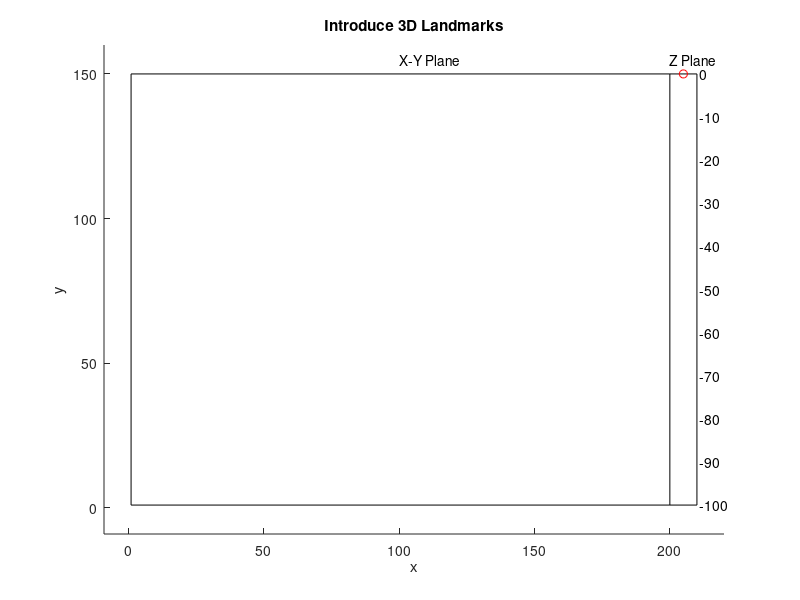

This figure's MATLAB source: (Note: this script raises an error after producing the figure.)
% 3D SLAM with linear KF - Moving vehicle - Relative measurement - Limited
% Sensor Range - Observing (x,v,landmarks) - Landmarks updated once
% observed
%
% A 3 DOF underwater robot is moving along a path detecting some
% motionless landmarks; the position/velocity of the robot and position
% of landmarks are computed by means of Simultaneos Localization and 
% Mapping using a linear Kalman Filter.  
% All the measures are relative to robot position.
% The measuring sensor is limited to a certain range distance.
% Landmarks are updated in the state once observed.
%
% Programmed by Joaquim Salvi

function filter = Slam3D2()

clear all;
NumberTimeStamps = 600;
MapDimension = [1,200;1,150;-100,0];   % X Y Z
MaximumRange = 50;     % Definition of the maximum sensor range 

% INTRODUCE LANDMARKS
figure(1); clf;
title('Introduce 3D Landmarks');
v=[MapDimension(1,1)-10 MapDimension(1,2)+20 MapDimension(2,1)-10 MapDimension(2,2)+10];
axis(v); hold on;
xlabel('x'); ylabel('y');
text((MapDimension(1,2))/2,MapDimension(2,2)+5,'X-Y Plane');
text(MapDimension(1,2)+20-20,MapDimension(2,2)+5,'Z Plane');
plot([MapDimension(1,1); MapDimension(1,1)],[MapDimension(2,1); MapDimension(2,2)],'k-');
plot([MapDimension(1,1); MapDimension(1,2)],[MapDimension(2,1); MapDimension(2,1)],'k-');
plot([MapDimension(1,1); MapDimension(1,2)],[MapDimension(2,2); MapDimension(2,2)],'k-');
plot([MapDimension(1,2); MapDimension(1,2)],[MapDimension(2,1); MapDimension(2,2)],'k-');
plot([MapDimension(1,2); MapDimension(1,2)+10],[MapDimension(2,1); MapDimension(2,1)],'k-');
plot([MapDimension(1,2); MapDimension(1,2)+10],[MapDimension(2,2); MapDimension(2,2)],'k-');
plot([MapDimension(1,2)+10; MapDimension(1,2)+10],[MapDimension(2,1); MapDimension(2,2)],'k-');
stepz = (MapDimension(3,2)-MapDimension(3,1))/10;
stepy = (MapDimension(2,2)-MapDimension(2,1))/10; posy = MapDimension(2,1);
for i=MapDimension(3,1):stepz:MapDimension(3,2)
    st = sprintf('%0d',i);
    text(MapDimension(1,2)+11,posy,st);
    posy = posy + stepy;
end
pin=1; button = 0;
nlandmarks=0; z = 0;
poszx = MapDimension(1,2)+5;
poszy = MapDimension(2,2);
plot(poszx,poszy,'ro');
% Get input landmarks graphically, click right button to finish
while button ~= 3
   [x,y,button]=ginput(1);
   pin= ~isempty(x);
   if pin && button ~= 3
       if x > MapDimension(1,1) && x < MapDimension(1,2) && y > MapDimension(2,1) && y < MapDimension(2,2) 
          nlandmarks = nlandmarks+1;
          plot(x,y,'r*'); st = sprintf('%0d',round(z)); text(x+2,y+2,st);
          pp(:,nlandmarks)=[x;y;z];
       elseif x>MapDimension(1,2) && x < MapDimension(1,2)+10 && y > MapDimension(2,1) && y < MapDimension(2,2) 
           plot(poszx,poszy,'wo');
           z = MapDimension(3,1) + y*(MapDimension(3,2)-MapDimension(3,1))/(MapDimension(2,2)-MapDimension(2,1));
           poszy = y;
           plot(poszx,poszy,'ro');
       end
   end
end
hold off;
NumberLandmarks = size(pp,2);

% DEFINE TRAJECTORY
% Definition of the real trajectory and velocity
figure(2); clf;
title('Introduce trajectory around landmarks');
v=[MapDimension(1,1)-10 MapDimension(1,2)+20 MapDimension(2,1)-10 MapDimension(2,2)+10];
axis(v); hold on;
xlabel('x'); ylabel('y');
text((MapDimension(1,2))/2,MapDimension(2,2)+5,'X-Y Plane');
text(MapDimension(1,2)+20-20,MapDimension(2,2)+5,'Z Plane');
plot([MapDimension(1,1); MapDimension(1,1)],[MapDimension(2,1); MapDimension(2,2)],'k-');
plot([MapDimension(1,1); MapDimension(1,2)],[MapDimension(2,1); MapDimension(2,1)],'k-');
plot([MapDimension(1,1); MapDimension(1,2)],[MapDimension(2,2); MapDimension(2,2)],'k-');
plot([MapDimension(1,2); MapDimension(1,2)],[MapDimension(2,1); MapDimension(2,2)],'k-');
plot([MapDimension(1,2); MapDimension(1,2)+10],[MapDimension(2,1); MapDimension(2,1)],'k-');
plot([MapDimension(1,2); MapDimension(1,2)+10],[MapDimension(2,2); MapDimension(2,2)],'k-');
plot([MapDimension(1,2)+10; MapDimension(1,2)+10],[MapDimension(2,1); MapDimension(2,2)],'k-');
stepz = (MapDimension(3,2)-MapDimension(3,1))/10;
stepy = (MapDimension(2,2)-MapDimension(2,1))/10; posy = MapDimension(2,1);
for i=MapDimension(3,1):stepz:MapDimension(3,2)
    st = sprintf('%0d',i);
    text(MapDimension(1,2)+11,posy,st);
    posy = posy + stepy;
end
for i = 1:NumberLandmarks
    plot(pp(1,i),pp(2,i),'r*'); 
    st = sprintf('%0d',round(pp(3,i))); text(pp(1,i)+2,pp(2,i)+2,st);
end;
pin = 1; button = 0; fi = 0;
npoints = 0; dist = 0; z = 0;
poszx = MapDimension(1,2)+5;
poszy = MapDimension(2,2);
plot(poszx,poszy,'ro');
% get trajectory segments graphically, click right button to finish 
while button ~= 3
   [x,y,button]=ginput(1);
   pin= ~isempty(x);
   if pin && button ~= 3
       if x > MapDimension(1,1) && x < MapDimension(1,2) && y > MapDimension(2,1) && y < MapDimension(2,2) 
          npoints = npoints + 1;
          t(:,npoints)=[x;y;z];
          plot(x,y,'go'); st = sprintf('%0d',round(z)); text(x+2,y+2,st);
          if npoints > 1
            plot(t(1,npoints-1:npoints),t(2,npoints-1:npoints),'g-');
            dist = dist + norm(t(:,npoints) - t(:,npoints-1));
          end
       elseif x>MapDimension(1,2) && x < MapDimension(1,2)+10 && y > MapDimension(2,1) && y < MapDimension(2,2) 
           plot(poszx,poszy,'wo');
           z = MapDimension(3,1) + y*(MapDimension(3,2)-MapDimension(3,1))/(MapDimension(2,2)-MapDimension(2,1));
           poszy = y;
           plot(poszx,poszy,'ro');
       end
   end
end
% Sampling NumberTimeStamps points in the given trajectory.
point = 2; dist2=0; incdist=dist/NumberTimeStamps;
tt(:,1)=t(:,1);
for i = 2:NumberTimeStamps
    tt(:,i)=tt(:,i-1)+ incdist*((t(:,point)-t(:,point-1))/norm(t(:,point)-t(:,point-1))); % tx,ty,tz trajectories
    vv(:,i-1)=tt(:,i)-tt(:,i-1); % vx,vy,vz velocities
    plot(tt(1,i),tt(2,i),'b.');
    dist2 = dist2 + incdist;
    if (dist2 + incdist) > norm(t(:,point)-t(:,point-1)) && abs((dist2 + incdist)-norm(t(:,point)-t(:,point-1))) > abs(dist2-norm(t(:,point)-t(:,point-1)))
        point = point + 1; dist2 = 0;
    end
end
plot(tt(1,:),tt(2,:),'b.');
hold off;

% DEFINE INITIAL PARAMETERS
v = vv;  % Velocity is the discrepancy between trajectory points
x = tt;  % Trajectory is the interpolated trajectory introduced by user
         % Landmarks are arranged in a vector form (x1,y1,x2,y2,... yn)
clear vv;
clear z;
for i=1:NumberLandmarks
    p(3*i-2)=pp(1,i);
    p(3*i-1)=pp(2,i);
    p(3*i)=pp(3,i);
end     


% Definition of process noise and initial noises
ri = (30*0.5)^2;  % landmark measurement noise, change to see effect
rxi = (3*0.5)^2; % position measurement noise, change to see effect
rvi = (1*0.5)^2; % velocity measurement noise, change to see effect
pn = (1*0.1)^2; % process noise, change to see effect
% Definition of measurement noises (may differ from initial noises
r = (10*0.5)^2;  % landmark measurement noise, change to see effect
rx = (2*0.5)^2; % position measurement noise, change to see effect
rv = (0.1*0.5)^2; % velocity measurement noise, change to see effect

% Definition of Measurement matrix to use in ground truth
% Landmark distance are relative to robot position
HO = [diag(ones(3+3,1)) zeros(3+3,3*NumberLandmarks)];
for i=1:NumberLandmarks
    HO = [HO;-1 0 0 0 0 0 zeros(1,3*(i-1)) 1 0 0 zeros(1,3*(NumberLandmarks-i))];
    HO = [HO;0 -1 0 0 0 0 zeros(1,3*(i-1)) 0 1 0 zeros(1,3*(NumberLandmarks-i))];
    HO = [HO;0 0 -1 0 0 0 zeros(1,3*(i-1)) 0 0 1 zeros(1,3*(NumberLandmarks-i))];    
end

% Initial prediction of the vector state
for kk = 1:NumberTimeStamps
    xhat{kk} = [];
    zhat{kk} = [];
    Un{kk} = [];
end
xhat{1}= [x(:,1)' v(:,1)']';
N = sqrt(pn)*randn(3+3,1); xhat{1}(1:6) = xhat{1}(1:6) + N; % adding process noise
xtt(:,1) = xhat{1}(1:3);  % Only for plotting purposes

% Initialization of the Kalman Filter
filter = InitFilter(pn,rxi,rvi,ri,rx,rv,r,xhat{1});

% KALMAN FILTER LOOP
figure(3); clf; 
handle = gcf;
set(handle,'DoubleBuffer','on'); 

plotland(:,1) = zeros(NumberLandmarks,1); % Only for plotting purposes

for k = 1:NumberTimeStamps-2
    
    % Prediction
    xhat{k+1} = filter.Fk * filter.xhat + filter.Uk;     % Prediction of next state
    zhat{k+1} = filter.H * xhat{k+1};      % Measure at the predicted position
    filter.Pk = filter.Fk * filter.Pk * filter.Fk' + filter.Q;  % Prediction of next covariance matrix
    
    % Observation
    N = [sqrt(rx)*randn(3,1); sqrt(rv)*randn(3,1); sqrt(r)*randn(3*NumberLandmarks,1)];
    z(:,k+1)= HO*[x(:,k+1)' v(:,k+1)' p]' + N; % Measure at the correct position x(k+1) v(k+1) and p
    vvt=z(1:6,k+1)-zhat{k+1}(1:6);  % Innovation vector, i.e. discrepancy between measures
    znot(:,k+1)= HO*[x(:,k+1)' v(:,k+1)' p]'; % Measure at the correct position x(k+1) v(k+1) and p
    
    landdec = []; landnotdec = []; % landmarks detected/non-detected sets
    plotland(:,k+1) = zeros(NumberLandmarks,1); % only for plotting purposes
    for kk=7:3:7+3*NumberLandmarks-1  % Explore the detection of landmarks
        if norm(znot(kk:kk+2,k+1)) < MaximumRange % Landmark in not-noisy range?       
            landdec = [landdec; (kk-1)/3-1]; % Add detected landmark identifier to the set
            [check,pos] = ismember((kk-1)/3-1,filter.landobs); % Check if landmark was observed in the past
            if check
                vvt=[vvt;z(kk:kk+2,k+1)-zhat{k+1}(6+3*pos-2:6+3*pos)];  % Innovation vector, i.e. discrepancy between measures
                plotland((kk-1)/3-1,k+1) = 1;   % measure is plot in the figure
            else
                landnotdec = [landnotdec; (kk-1)/3-1]; % Add landmark as non-detected for another step
            end
        else
            landnotdec = [landnotdec; (kk-1)/3-1]; % Add non-detected landmark identifier to the set
        end
    end
    
    Ht = filter.H; 
    for kk=size(filter.landobs,1):-1:1  % Removing rows/column of once observed but now non-detected landmarks
        [check,pos] = ismember(filter.landobs(kk),landnotdec);
        if check
            Ht(6+3*kk-2:6+3*kk,:) = []; 
        end
    end
    Rt = diag([rx*ones(1,3) rv*ones(1,3) r*ones(1,size(Ht,1)-6)]);
    S = Ht * filter.Pk * Ht' + Rt;
    
    % Update
    W = filter.Pk * Ht' * inv(S); 
    xhat{k+1} = xhat{k+1}+W*vvt;
    filter.xhat = xhat{k+1};
    filter.Pk = filter.Pk - W*Ht*filter.Pk;

    Un{k+1}=diag(filter.Pk);
    xtt(:,k+1) = xhat{k+1}(1:3);
    
    % Plotting results
    clf; hold on;
    title('3D SLAM with KF');
    mapdim=[MapDimension(1,1) MapDimension(1,2) MapDimension(2,1) MapDimension(2,2) MapDimension(3,1) MapDimension(3,2)];
    axis(mapdim); xlabel('x'); ylabel('y'); zlabel('z');
    plot3(x(1,1:k),x(2,1:k),x(3,1:k),'g');
    plot3(xtt(1,1:k),xtt(2,1:k),xtt(3,1:k),'r');
    plot3(x(1,k+1),x(2,k+1),x(3,k+1),'g.');
    plot3(xhat{k+1}(1),xhat{k+1}(2),xhat{k+1}(3),'r.');
    [xe,ye,ze]=ellipsoid(xhat{k+1}(1),xhat{k+1}(2),xhat{k+1}(3),3*sqrt(Un{k+1}(1)),3*sqrt(Un{k+1}(2)),3*sqrt(Un{k+1}(3)));
    plot3(xe,ye,ze,'r');
    plot3(pp(1,:),pp(2,:),pp(3,:),'r*');
    for j=7:3:size(xhat{k+1},1)-1
        plot3(xhat{k+1}(j),xhat{k+1}(j+1),xhat{k+1}(j+2),'b.');
        [xe,ye,ze]=ellipsoid(xhat{k+1}(j),xhat{k+1}(j+1),xhat{k+1}(j+2),3*sqrt(Un{k+1}(j)),3*sqrt(Un{k+1}(j+1)),3*sqrt(Un{k+1}(j+2)));
        plot3(xe,ye,ze,'b');
    end
    drawnow;
    hold off;

    % Adding detected landmarks to the state
    for kk=1:size(landdec,1)
        if ~ismember(landdec(kk),filter.landobs)
            filter = FilterAddLandmark(filter,landdec(kk),xhat{k+1}(1:3) + z(7+3*(landdec(kk)-1):7+3*(landdec(kk)-1)+2,k+1));
        end
    end
    
end;

% PLOTTING RESULTS
figure(4); clf; title('3D SLAM with KF'); view(3);
mapdim=[MapDimension(1,1) MapDimension(1,2) MapDimension(2,1) MapDimension(2,2) MapDimension(3,1) MapDimension(3,2)];
axis(mapdim); hold on; xlabel('x'); ylabel('y'); zlabel('z');
for i = 2:NumberTimeStamps-2
   plot3(x(1,i),x(2,i),x(3,i),'g.');
   plot3(xhat{i}(1),xhat{i}(2),xhat{i}(3),'r.');
   [xe,ye,ze]=ellipsoid(xhat{i}(1),xhat{i}(2),xhat{i}(3),3*sqrt(Un{i}(1)),3*sqrt(Un{i}(2)),3*sqrt(Un{i}(3)));
   plot3(xe,ye,ze,'r');
   kk = 1;
   for j=1:NumberLandmarks
       if max(plotland(j,1:i)) == 1
           plot3(xhat{i}(1)+zhat{i}(6+kk),xhat{i}(2)+zhat{i}(6+kk+1),xhat{i}(3)+zhat{i}(6+kk+2),'m.');
           plot3(xhat{i}(6+kk),xhat{i}(6+kk+1),xhat{i}(6+kk+2),'b.'); 
           if mod(i,10) == 2
               [xe,ye,ze]=ellipsoid(xhat{i}(6+kk),xhat{i}(6+kk+1),xhat{i}(6+kk+2),3*sqrt(Un{i}(6+kk)),3*sqrt(Un{i}(6+kk+1)),3*sqrt(Un{i}(6+kk+2)));
               plot3(xe,ye,ze,'b');
           end
           kk = kk + 3;
       end
   end
end
kk = 1;
for j=1:NumberLandmarks
    plot3(pp(1,j),pp(2,j),pp(3,j),'r*');
    st=sprintf('%d',j); 
    text(pp(1,j)+2,pp(2,j)+2,pp(3,j)+2,st);
    if max(plotland(j,1:NumberTimeStamps-2)) == 1
        plot3(xhat{NumberTimeStamps-2}(6+kk),xhat{NumberTimeStamps-2}(6+kk+1),xhat{NumberTimeStamps-2}(6+kk+2),'go');
        kk = kk + 3;
    end
end
hold off; zoom on;

% end of function


function filter = InitFilter(pn,rxi,rvi,ri,rx,rv,r,xhatini)
% InitFilter initializes the linear Kalman Filter, where
% pn is the variance of the process noise;
% rxi is the variance in the initial estimation of robot position;
% rvi is the variance in the initial estimation of robot velocity;
% ri is the variance in the initialization of a landmark;
% rx is the variance in the measurement of the robot position;
% rv is the variance in the measurement of the robot velocity;
% r is the variance in the measurement of a landmark;
% xhatini is a 6x1 vector composed of the initial noisy position and
% velocity w.r.t x,y and z.

% Definition of Measurement matrix to use in prediction
% Landmark distance are relative to robot position
HP = diag(ones(3+3,1));    % Initial State composed of Position (x,y,z) and velocity (x,y,z)

% Definition of the State matrix
% The State matrix is a diagonal of ones, which means that the prediction
% of next state is equivalent to current state, except the position which
% is updated with the current velocity (x,y,z) at every time stamp.
Fk = diag(ones(1,3+3)); Fk(1,4)=1; Fk(2,5)=1; Fk(3,6)=1;   

% Definition of the Control vector
% The control vector is null, which means that the are no external inputs
% that change the robot state.
Uk = zeros(3+3,1);  

% Definition of the Covariance matrix
% The initial covariance matrix is defined with a large diagonal uncertainity
% in both state of the robot and position of the landmarks and with an
% equivalent uncertainity which means that none prevail over the other.
Pk = [(rxi+rvi) 0 0 rvi 0 0;0 (rxi+rvi) 0 0 rvi 0; 0 0 (rxi+rvi) 0 0 rvi; rvi 0 0 rvi 0 0 ;0 rvi 0 0 rvi 0;0 0 rvi 0 0 rvi];

%Definition of the Process Noise Matrix
Q = diag(pn*ones(1,3+3));

%Definition of the Measurement Noise Matrix
R = diag([rx*ones(1,3) rv*ones(1,3)]); 

% Definition of the set of landmarks observed at least once, i.e. already
% updated in Pk. The set is kept ordered so landmarks with a small
% identifier goes first in the set. 
landobs = []; % At the initial step no landmarks are observed.

filter = struct('noise',struct('pn',pn,'rxi',rxi,'rvi',rvi,'ri',ri,'rx',rx,'rv',rv,'r',r), ...
                'Fk',Fk,'Uk',Uk,'Pk',Pk,'Q',Q,'H',HP,'R',R,'xhat',xhatini,'landobs',landobs);
% end of funciton


function  filter = FilterAddLandmark(filter,landid,landpos)
% FilterAddLandmark adds a new landmark to the kalman filter
% arranging properly the matrices and vectors adding the rows/columns
% corresponding to the given landmark identifier.
% filter is the kalman filter structure.
% landid is the integer that identifies the landmark.
% landpos is a 3x1 vector containing the measured 3D position of the
% landmark.

ri = filter.noise.ri;
r = filter.noise.r;
rxi = filter.noise.rxi;
rvi = filter.noise.rvi;
filter.landobs = [filter.landobs; landid];
filter.landobs = sort(filter.landobs,'ascend');
[check,pos] = ismember(landid,filter.landobs);
if pos == size(filter.landobs,1)
    filter.Fk = [filter.Fk zeros(size(filter.Fk,1),3)]; 
    filter.Fk = [filter.Fk; [zeros(3,size(filter.Fk,2)-3) [1 0 0; 0 1 0; 0 0 1]]];
    filter.Q = [filter.Q zeros(size(filter.Q,1),3)]; 
    filter.Q = [filter.Q; [zeros(3,size(filter.Q,2)-3) [0 0 0; 0 0 0; 0 0 0]]];           % [pn 0 0; 0 pn 0; 0 0 pn]]];
    filter.Pk = [filter.Pk filter.Pk(1:size(filter.Pk,1),1:3)]; 
    filter.Pk = [filter.Pk; [filter.Pk(1:3,1:size(filter.Pk,2)-3) [filter.Pk(1,1)+ri 0 0; 0 filter.Pk(1,1)+ri 0; 0 0 filter.Pk(1,1)+ri]]];
    filter.xhat = [filter.xhat; landpos]; 
    filter.Uk = [filter.Uk; zeros(3,1)];
    filter.H = [filter.H zeros(3,size(filter.H,1))']; 
    filter.H = [filter.H; [[-1 0 0; 0 -1 0; 0 0 -1] zeros(3,size(filter.H,2)-6) [1 0 0; 0 1 0; 0 0 1]]];
    filter.R = [filter.R zeros(size(filter.R,1),3)]; 
    filter.R = [filter.R; [zeros(3,size(filter.R,2)-3) [r 0 0; 0 r 0; 0 0 r]]];           % [pn 0 0; 0 pn 0; 0 0 pn]]];
else
    filter.Fk = [filter.Fk(:,1:6+3*(pos-1)) zeros(size(filter.Fk,1),3) filter.Fk(:,6+3*(pos-1)+1:size(filter.Fk,2))]; 
    filter.Fk = [filter.Fk(1:6+3*(pos-1),:); zeros(3,size(filter.Fk,2)); filter.Fk(6+3*(pos-1)+1:size(filter.Fk,1),:)];
    filter.Fk(6+3*pos-2,6+3*pos-2) = 1; filter.Fk(6+3*pos-1,6+3*pos-1) = 1; filter.Fk(6+3*pos,6+3*pos) = 1;
    filter.Q = [filter.Q(:,1:6+3*(pos-1)) zeros(size(filter.Q,1),3) filter.Q(:,6+3*(pos-1)+1:size(filter.Q,2))]; 
    filter.Q = [filter.Q(1:6+3*(pos-1),:); zeros(3,size(filter.Q,2)); filter.Q(6+3*(pos-1)+1:size(filter.Q,1),:)];
    filter.Q(6+3*pos-2,6+3*pos-2) = 0; filter.Q(6+3*pos-1,6+3*pos-1) = 0; filter.Q(6+3*pos,6+3*pos) = 0;
%                 Q(6+3*pos-2,6+3*pos-2) = pn; Q(6+3*pos-1,6+3*pos-1) = pn; Q(6+3*pos,6+3*pos) = pn;
    filter.Pk = [filter.Pk(:,1:6+3*(pos-1)) filter.Pk(1:size(filter.Pk,1),1:3) filter.Pk(:,6+3*(pos-1)+1:size(filter.Pk,2))]; 
    filter.Pk = [filter.Pk(1:6+3*(pos-1),:); filter.Pk(1:3,1:size(filter.Pk,2)); filter.Pk(6+3*(pos-1)+1:size(filter.Pk,1),:)];
    filter.Pk(6+3*pos-2,6+3*pos-2) = filter.Pk(1,1)+ri; filter.Pk(6+3*pos-1,6+3*pos-1) = filter.Pk(2,2)+ri; filter.Pk(6+3*pos,6+3*pos) = filter.Pk(3,3)+ri;
    filter.xhat = [filter.xhat(1:6+3*(pos-1)); landpos; filter.xhat(6+3*(pos-1)+1:size(filter.xhat,1))];
    filter.Uk = [filter.Uk(1:6+3*(pos-1)); zeros(3,1); filter.Uk(6+3*(pos-1)+1:size(filter.Uk,1))];
    filter.H = [filter.H(:,1:6+3*(pos-1)) zeros(size(filter.H,1),3) filter.H(:,6+3*(pos-1)+1:size(filter.H,2))]; 
    filter.H = [filter.H(1:6+3*(pos-1),:); [[-1 0 0; 0 -1 0; 0 0 -1] zeros(3,3*pos) [1 0 0; 0 1 0; 0 0 1] zeros(3,size(filter.H,2)-6-3*pos)]; filter.H(6+3*(pos-1)+1:size(filter.H,1),:)];
    filter.R = [filter.R(:,1:6+3*(pos-1)) zeros(size(filter.R,1),3) filter.R(:,6+3*(pos-1)+1:size(filter.R,2))]; 
    filter.R = [filter.R(1:6+3*(pos-1),:); zeros(3,size(filter.R,2)); filter.R(6+3*(pos-1)+1:size(filter.R,1),:)];
    filter.R(6+3*pos-2,6+3*pos-2) = r; filter.R(6+3*pos-1,6+3*pos-1) = r; filter.R(6+3*pos,6+3*pos) = r;
end
% end of function


function  filter = FilterRemoveLandmark(filter,landid)
% FilterRemoveLandmark removes a given landmark from the kalman filter
% arranging properly the matrices and vectors removing the rows/columns
% corresponding to the given landmark identifier.
% filter is the kalman filter structure.
% landid is the integer that identifies the landmark.

[check,pos] = ismember(landid,filter.landobs);
if check
    filter.Fk(6+3*pos-2:6+3*pos,:) = [];  filter.Fk(:,6+3*pos-2:6+3*pos) = [];
    filter.Q(6+3*pos-2:6+3*pos,:) = [];  filter.Q(:,6+3*pos-2:6+3*pos) = [];
    filter.Pk(6+3*pos-2:6+3*pos,:) = [];  filter.Pk(:,6+3*pos-2:6+3*pos) = [];
    filter.xhat(6+3*pos-2:6+3*pos,:) = [];
    filter.Uk(6+3*pos-2:6+3*pos,:) = [];
    filter.H(6+3*pos-2:6+3*pos,:) = [];  filter.H(:,6+3*pos-2:6+3*pos) = [];
    filter.R(6+3*pos-2:6+3*pos,:) = [];  filter.R(:,6+3*pos-2:6+3*pos) = [];
    filter.landobs(pos) = [];
end

% end of function